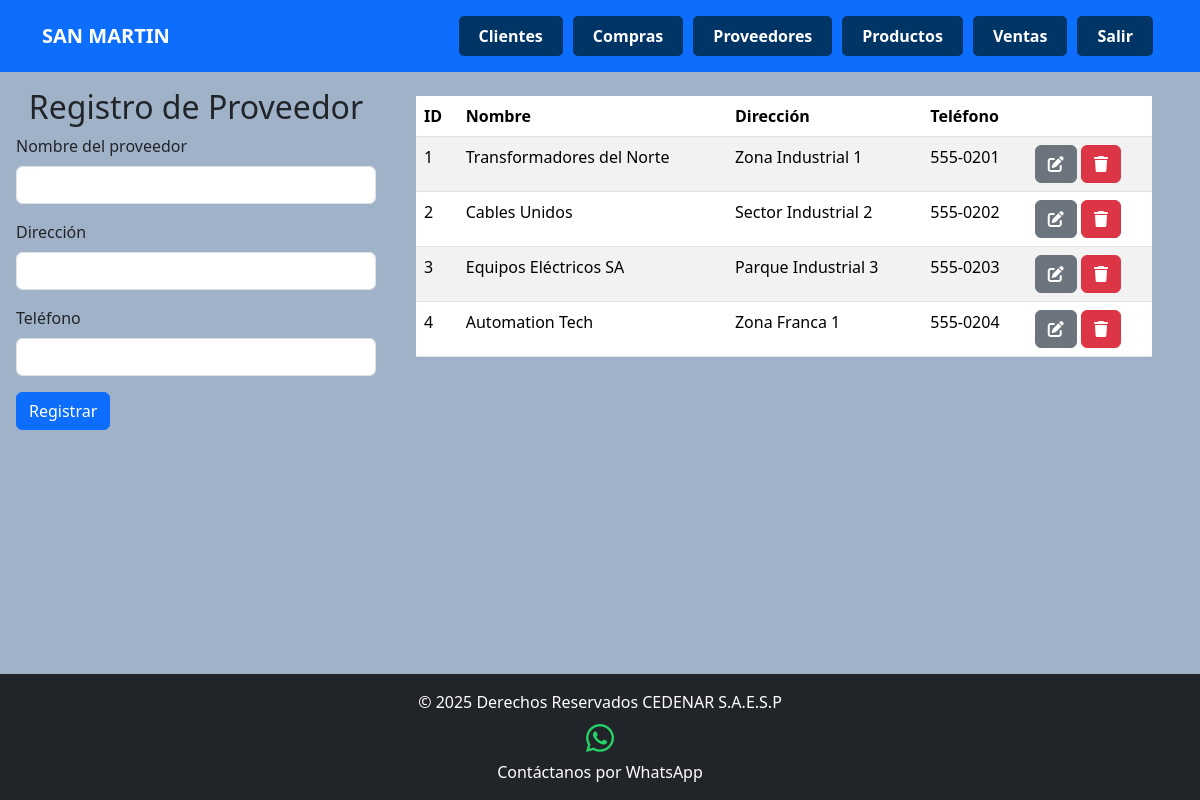
Page /templates/proveedor.php (signed in) on the committed database.
### tables this page shows
CREATE TABLE `proveedor` (

  `ID` int NOT NULL AUTO_INCREMENT,

  `Nombre` varchar(100) DEFAULT NULL,

  `Direccion` varchar(255) DEFAULT NULL,

  `Telefono` varchar(20) DEFAULT NULL,

  `TipoProducto` varchar(100) DEFAULT NULL,

  `TiempoEntrega` int DEFAULT NULL,

  `UsuarioID` int DEFAULT NULL,

  PRIMARY KEY (`ID`),

  FOREIGN KEY (`UsuarioID`) REFERENCES `usuario` (`ID`)

);

### models/Conexion.php (called while the page is built, shortened)
<?php
class Conexion {
    private $host = 'localhost:3307';
    private $usuario = 'root';
    private $contrasena = '';
    private $base_de_datos = 'SubestacionSanmartin';
    private $conn;
    public function __construct() {
        $this->conn = new mysqli($this->host, $this->usuario, $this->contrasena, $this->base_de_datos);
    }
    public function getConexion() {
        return $this->conn;
    }
}
?>

### controllers/proveedorController.php (called while the page is built, shortened)
<?php
require_once '../models/proveedor.php';
require_once '../models/conexion.php';
class ProveedorController {
    private $db;
    public function __construct() {
        $conexion = new Conexion();
        $this->db = $conexion->getConexion();
    }
    public function obtenerTodosLosProveedoresPorID($usuario_id) {
        $sql = "SELECT * FROM proveedor WHERE UsuarioID = ?";
        $stmt = $this->db->prepare($sql);
        $stmt->bind_param('s', $usuario_id);
        $stmt->execute();
        $resultado = $stmt->get_result();
        $proveedores = [];
        while ($row = $resultado->fetch_assoc()) {
            $proveedores[] = new Proveedor($row['ID'], $row['Nombre'], $row['Direccion'], $row['Telefono'], $row['UsuarioID']);
        }
        return $proveedores;
    }
}

### models/proveedor.php (called while the page is built, shortened)
<?php
class Proveedor {
    private $ID;
    private $Nombre;
    private $Direccion;
    private $Telefono;
    public function __construct($ID, $Nombre, $Direccion, $Telefono, $UsuarioID) {
        $this->ID = $ID;
        $this->Nombre = $Nombre;
        $this->Direccion = $Direccion;
        $this->Telefono = $Telefono;
    }
    public function getID() {
        return $this->ID;
    }
    public function getNombre() {
        return $this->Nombre;
    }
    public function getDireccion() {
        return $this->Direccion;
    }
    public function getTelefono() {
        return $this->Telefono;
    }
}

### templates/proveedor.php (the view, shortened to what this page needs)
<?php
require_once '../includes/headerLogin.php';
require_once '../controllers/proveedorController.php';
$usuario_id = $_SESSION['usuario_id'];
$controller = new ProveedorController();
$proveedores = $controller->obtenerTodosLosProveedoresPorID($usuario_id);
?>
<main class="main">
    <section>
        <div class="container-fluid row">
            <form class="col-4 p-3" action="../controllers/proveedorHandler.php" method="POST">
                <h2 class="text-center" id="titulo">Registro de Proveedor</h2>
                <div class="mb-3">
                    <label for="nombre" class="form-label">Nombre del proveedor</label>
                    <input type="text" class="form-control" name="nombre" required autofocus>
                </div>
                <div class="mb-3">
                    <label for="direccion" class="form-label">Dirección</label>
                    <input type="text" class="form-control" name="direccion" required>
                </div>
                <div class="mb-3">
                    <label for="telefono" class="form-label">Teléfono</label>
                    <input type="tel" class="form-control" name="telefono" pattern="\d{10}" maxlength="10" title="El número de teléfono debe tener 10 dígitos." oninput="this.value = this.value.replace(/[^0-9]/g, '');" required>
                </div>
                <button type="submit" class="btn btn-primary" name="BtnRegistrar" value="OK">Registrar</button>
            </form>
            <div class="col-8 p-4">
                <div class="table-responsive">
                    <table class="table table-striped table-hover">
                        <thead>
                            <tr>
                                <th scope="col">ID</th>
                                <th scope="col">Nombre</th>
                                <th scope="col">Dirección</th>
                                <th scope="col">Teléfono</th>
                                <th scope="col"></th>
                            </tr>
                        </thead>
                        <tbody>
                            <?php if (is_array($proveedores) || is_object($proveedores)): ?>
                                <?php foreach ($proveedores as $proveedor): ?>
                                    <tr>
                                        <td><?php echo htmlspecialchars($proveedor->getID()); ?></td>
                                        <td><?php echo htmlspecialchars($proveedor->getNombre()); ?></td>
                                        <td><?php echo htmlspecialchars($proveedor->getDireccion()); ?></td>
                                        <td><?php echo htmlspecialchars($proveedor->getTelefono()); ?></td>
                                        <td>
                                            <a href='actualizarProveedor.php?id=<?php echo htmlspecialchars($proveedor->getID()); ?>' class='btn btn-secondary'>
                                                <i class='fa-solid fa-pen-to-square'></i>
                                            </a>
                                            <a href='../controllers/proveedorHandler.php?accion=eliminar&id=<?php echo htmlspecialchars($proveedor->getID()); ?>' class='btn btn-danger' onclick='return confirm("¿Estás seguro de que deseas eliminar este proveedor?")'>
                                                <i class='fa-solid fa-trash'></i>
                                            </a>
                                        </td>
                                    </tr>
                                <?php endforeach; ?>
                            <?php else: ?>
                                <tr><td colspan="5">No hay proveedores para mostrar.</td></tr>
                            <?php endif; ?>
                        </tbody>
                    </table>
                </div>
            </div>
        </div>
    </section>
</main>
<?php
require_once '../includes/footer.php';
?>

### styles.css (style rules this page uses)
html, body { height: 100%; }
body { display: flex; flex-direction: column; }
main { flex: 1; }
.fondo { background-color: #b3daff; }

### includes/headerLogin.php (style rules this page uses)
.fondo { background-color: #A0B2C8; min-height: 100vh; }

### rows in the picture
proveedor: ID "1", Nombre "Transformadores del Norte", Direccion "Zona Industrial 1", Telefono "555-0201"
proveedor: ID "2", Nombre "Cables Unidos", Direccion "Sector Industrial 2", Telefono "555-0202"
proveedor: ID "3", Nombre "Equipos Eléctricos SA", Direccion "Parque Industrial 3", Telefono "555-0203"
proveedor: ID "4", Nombre "Automation Tech", Direccion "Zona Franca 1", Telefono "555-0204"
